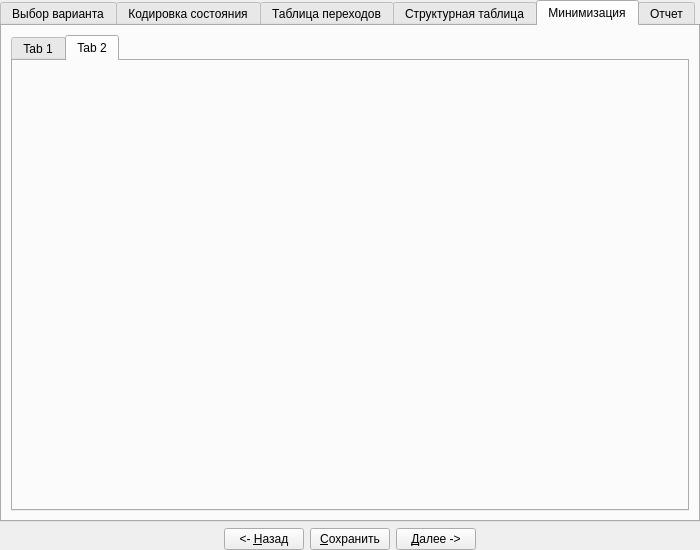
<?xml version="1.0" encoding="UTF-8"?>
<ui version="4.0">
 <class>QLabWorkerWgt</class>
 <widget class="QWidget" name="QLabWorkerWgt">
  <property name="geometry">
   <rect>
    <x>0</x>
    <y>0</y>
    <width>700</width>
    <height>550</height>
   </rect>
  </property>
  <property name="minimumSize">
   <size>
    <width>700</width>
    <height>550</height>
   </size>
  </property>
  <property name="windowTitle">
   <string>Form</string>
  </property>
  <layout class="QVBoxLayout" name="verticalLayout">
   <property name="spacing">
    <number>6</number>
   </property>
   <property name="leftMargin">
    <number>0</number>
   </property>
   <property name="topMargin">
    <number>0</number>
   </property>
   <property name="rightMargin">
    <number>0</number>
   </property>
   <property name="bottomMargin">
    <number>0</number>
   </property>
   <item>
    <widget class="QLabTabWgt" name="tabWidget">
     <property name="currentIndex">
      <number>4</number>
     </property>
     <widget class="QWidget" name="tabLabChose">
      <attribute name="title">
       <string>Выбор варианта</string>
      </attribute>
      <layout class="QVBoxLayout" name="verticalLayout_2">
       <item>
        <widget class="QLabVarChoseWgt" name="wgtLabChose" native="true"/>
       </item>
      </layout>
     </widget>
     <widget class="QWidget" name="tabStatusTable">
      <attribute name="title">
       <string>Кодировка состояния</string>
      </attribute>
      <layout class="QGridLayout" name="gridLayout">
       <item row="0" column="0">
        <widget class="QLabStatusTableWgt" name="wgtStatusTable" native="true"/>
       </item>
      </layout>
     </widget>
     <widget class="QWidget" name="tabTransitionTable">
      <attribute name="title">
       <string>Таблица переходов</string>
      </attribute>
      <layout class="QVBoxLayout" name="verticalLayout_4">
       <item>
        <widget class="QLabTransitionTableWgt" name="wgtTransitionTable" native="true"/>
       </item>
      </layout>
     </widget>
     <widget class="QWidget" name="tabStructureTable">
      <attribute name="title">
       <string>Структурная таблица</string>
      </attribute>
      <layout class="QHBoxLayout" name="horizontalLayout_2">
       <item>
        <widget class="QLabStructureTableWgt" name="wgtStructureTable" native="true"/>
       </item>
      </layout>
     </widget>
     <widget class="QWidget" name="tabCarnoCard3">
      <attribute name="title">
       <string>Минимизация</string>
      </attribute>
      <layout class="QHBoxLayout" name="horizontalLayout_3">
       <item>
        <widget class="QTabWidget" name="tabWidget_2">
         <property name="currentIndex">
          <number>1</number>
         </property>
         <widget class="QWidget" name="tab">
          <attribute name="title">
           <string>Tab 1</string>
          </attribute>
         </widget>
         <widget class="QWidget" name="tab_2">
          <attribute name="title">
           <string>Tab 2</string>
          </attribute>
         </widget>
        </widget>
       </item>
      </layout>
     </widget>
     <widget class="QWidget" name="tabReport">
      <attribute name="title">
       <string>Отчет</string>
      </attribute>
      <layout class="QVBoxLayout" name="verticalLayout_6">
       <item>
        <widget class="QLabReportWgt" name="wgtReport" native="true"/>
       </item>
      </layout>
     </widget>
    </widget>
   </item>
   <item>
    <layout class="QHBoxLayout" name="horizontalLayout">
     <item>
      <spacer name="horizontalSpacer">
       <property name="orientation">
        <enum>Qt::Orientation::Horizontal</enum>
       </property>
       <property name="sizeHint" stdset="0">
        <size>
         <width>40</width>
         <height>20</height>
        </size>
       </property>
      </spacer>
     </item>
     <item>
      <widget class="QPushButton" name="pushButtonBack">
       <property name="text">
        <string>&lt;- &amp;Назад</string>
       </property>
      </widget>
     </item>
     <item>
      <widget class="QPushButton" name="pushButtonSave">
       <property name="text">
        <string>&amp;Сохранить</string>
       </property>
      </widget>
     </item>
     <item>
      <widget class="QPushButton" name="pushButtonNext">
       <property name="text">
        <string>&amp;Далее -&gt;</string>
       </property>
      </widget>
     </item>
     <item>
      <spacer name="horizontalSpacer_2">
       <property name="orientation">
        <enum>Qt::Orientation::Horizontal</enum>
       </property>
       <property name="sizeHint" stdset="0">
        <size>
         <width>40</width>
         <height>20</height>
        </size>
       </property>
      </spacer>
     </item>
    </layout>
   </item>
  </layout>
 </widget>
 <customwidgets>
  <customwidget>
   <class>QLabVarChoseWgt</class>
   <extends>QWidget</extends>
   <header>qlabvarchosewgt.h</header>
   <container>1</container>
  </customwidget>
  <customwidget>
   <class>QLabStatusTableWgt</class>
   <extends>QWidget</extends>
   <header>qlabstatustablewgt.h</header>
   <container>1</container>
  </customwidget>
  <customwidget>
   <class>QLabTabWgt</class>
   <extends>QTabWidget</extends>
   <header>qlabworkerwgt.h</header>
   <container>1</container>
  </customwidget>
  <customwidget>
   <class>QLabReportWgt</class>
   <extends>QWidget</extends>
   <header>qlabreportwgt.h</header>
   <container>1</container>
  </customwidget>
  <customwidget>
   <class>QLabTransitionTableWgt</class>
   <extends>QWidget</extends>
   <header>qlabtransitiontablewgt.h</header>
   <container>1</container>
  </customwidget>
  <customwidget>
   <class>QLabStructureTableWgt</class>
   <extends>QWidget</extends>
   <header>qlabstructuretablewgt.h</header>
   <container>1</container>
  </customwidget>
 </customwidgets>
 <resources/>
 <connections/>
</ui>
